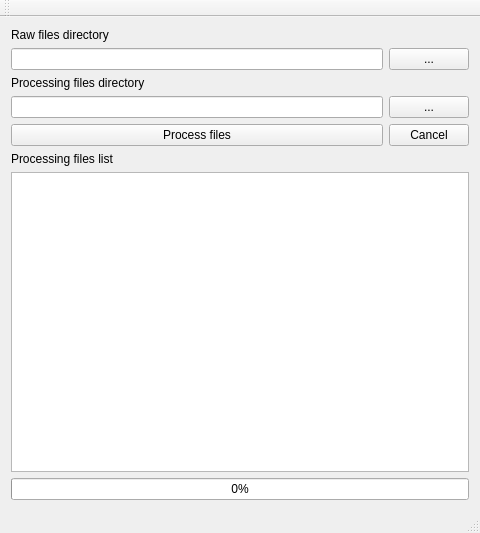
<?xml version="1.0" encoding="UTF-8"?>
<ui version="4.0">
 <class>MainWindow</class>
 <widget class="QMainWindow" name="MainWindow">
  <property name="geometry">
   <rect>
    <x>0</x>
    <y>0</y>
    <width>480</width>
    <height>533</height>
   </rect>
  </property>
  <property name="windowTitle">
   <string>MainWindow</string>
  </property>
  <widget class="QWidget" name="centralWidget">
   <layout class="QGridLayout" name="gridLayout_2">
    <item row="0" column="0">
     <layout class="QVBoxLayout" name="verticalLayout_2">
      <item>
       <layout class="QVBoxLayout" name="verticalLayout">
        <item>
         <layout class="QGridLayout" name="gridLayout">
          <item row="0" column="0">
           <widget class="QLabel" name="label">
            <property name="sizePolicy">
             <sizepolicy hsizetype="Preferred" vsizetype="Preferred">
              <horstretch>0</horstretch>
              <verstretch>0</verstretch>
             </sizepolicy>
            </property>
            <property name="text">
             <string>Raw files directory</string>
            </property>
           </widget>
          </item>
          <item row="1" column="2">
           <widget class="QPushButton" name="pushButton">
            <property name="text">
             <string>...</string>
            </property>
           </widget>
          </item>
          <item row="3" column="2">
           <widget class="QPushButton" name="pushButton_2">
            <property name="text">
             <string>...</string>
            </property>
           </widget>
          </item>
          <item row="4" column="2">
           <widget class="QPushButton" name="pushButton_4">
            <property name="text">
             <string>Cancel</string>
            </property>
           </widget>
          </item>
          <item row="1" column="0">
           <widget class="QLineEdit" name="lineEdit"/>
          </item>
          <item row="4" column="0">
           <widget class="QPushButton" name="pushButton_3">
            <property name="text">
             <string>Process files</string>
            </property>
           </widget>
          </item>
          <item row="3" column="0">
           <widget class="QLineEdit" name="lineEdit_2"/>
          </item>
          <item row="2" column="0">
           <widget class="QLabel" name="label_2">
            <property name="sizePolicy">
             <sizepolicy hsizetype="MinimumExpanding" vsizetype="Preferred">
              <horstretch>0</horstretch>
              <verstretch>0</verstretch>
             </sizepolicy>
            </property>
            <property name="text">
             <string>Processing files directory</string>
            </property>
           </widget>
          </item>
         </layout>
        </item>
        <item>
         <widget class="QLabel" name="label_3">
          <property name="text">
           <string>Processing files list</string>
          </property>
         </widget>
        </item>
        <item>
         <widget class="QListView" name="listView"/>
        </item>
        <item>
         <widget class="QProgressBar" name="progressBar">
          <property name="value">
           <number>0</number>
          </property>
         </widget>
        </item>
       </layout>
      </item>
     </layout>
    </item>
   </layout>
  </widget>
  <widget class="QMenuBar" name="menuBar">
   <property name="geometry">
    <rect>
     <x>0</x>
     <y>0</y>
     <width>480</width>
     <height>21</height>
    </rect>
   </property>
  </widget>
  <widget class="QToolBar" name="mainToolBar">
   <attribute name="toolBarArea">
    <enum>TopToolBarArea</enum>
   </attribute>
   <attribute name="toolBarBreak">
    <bool>false</bool>
   </attribute>
  </widget>
  <widget class="QStatusBar" name="statusBar"/>
 </widget>
 <layoutdefault spacing="6" margin="11"/>
 <resources/>
 <connections/>
</ui>
